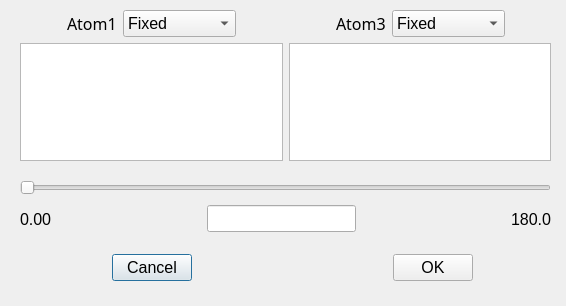
<?xml version="1.0" encoding="UTF-8"?>
<ui version="4.0">
 <class>Dialog_angle</class>
 <widget class="QDialog" name="Dialog_angle">
  <property name="geometry">
   <rect>
    <x>0</x>
    <y>0</y>
    <width>566</width>
    <height>306</height>
   </rect>
  </property>
  <property name="windowTitle">
   <string>Dialog</string>
  </property>
  <widget class="QWidget" name="layoutWidget">
   <property name="geometry">
    <rect>
     <x>112</x>
     <y>251</y>
     <width>361</width>
     <height>34</height>
    </rect>
   </property>
   <layout class="QHBoxLayout" name="horizontalLayout">
    <item>
     <widget class="QPushButton" name="pushButton_cancel">
      <property name="font">
       <font>
        <pointsize>12</pointsize>
       </font>
      </property>
      <property name="text">
       <string>Cancel</string>
      </property>
     </widget>
    </item>
    <item>
     <spacer>
      <property name="orientation">
       <enum>Qt::Horizontal</enum>
      </property>
      <property name="sizeHint" stdset="0">
       <size>
        <width>40</width>
        <height>20</height>
       </size>
      </property>
     </spacer>
    </item>
    <item>
     <widget class="QPushButton" name="pushButton_ok">
      <property name="font">
       <font>
        <pointsize>12</pointsize>
       </font>
      </property>
      <property name="text">
       <string>OK</string>
      </property>
     </widget>
    </item>
   </layout>
  </widget>
  <widget class="QWidget" name="layoutWidget">
   <property name="geometry">
    <rect>
     <x>20</x>
     <y>180</y>
     <width>531</width>
     <height>57</height>
    </rect>
   </property>
   <layout class="QVBoxLayout" name="verticalLayout_3">
    <item>
     <widget class="QSlider" name="horizontalSlider">
      <property name="orientation">
       <enum>Qt::Horizontal</enum>
      </property>
     </widget>
    </item>
    <item>
     <layout class="QHBoxLayout" name="_10">
      <item>
       <widget class="QLabel" name="label21">
        <property name="font">
         <font>
          <pointsize>12</pointsize>
         </font>
        </property>
        <property name="text">
         <string>0.00</string>
        </property>
       </widget>
      </item>
      <item>
       <spacer>
        <property name="orientation">
         <enum>Qt::Horizontal</enum>
        </property>
        <property name="sizeHint" stdset="0">
         <size>
          <width>40</width>
          <height>20</height>
         </size>
        </property>
       </spacer>
      </item>
      <item>
       <widget class="QLineEdit" name="lineEdit">
        <property name="maximumSize">
         <size>
          <width>200</width>
          <height>16777215</height>
         </size>
        </property>
        <property name="font">
         <font>
          <pointsize>12</pointsize>
         </font>
        </property>
       </widget>
      </item>
      <item>
       <spacer>
        <property name="orientation">
         <enum>Qt::Horizontal</enum>
        </property>
        <property name="sizeHint" stdset="0">
         <size>
          <width>40</width>
          <height>20</height>
         </size>
        </property>
       </spacer>
      </item>
      <item>
       <widget class="QLabel" name="label22">
        <property name="font">
         <font>
          <pointsize>12</pointsize>
         </font>
        </property>
        <property name="text">
         <string>180.0</string>
        </property>
       </widget>
      </item>
     </layout>
    </item>
   </layout>
  </widget>
  <widget class="QWidget" name="layoutWidget">
   <property name="geometry">
    <rect>
     <x>20</x>
     <y>10</y>
     <width>531</width>
     <height>151</height>
    </rect>
   </property>
   <layout class="QHBoxLayout" name="horizontalLayout_2">
    <item>
     <layout class="QVBoxLayout" name="verticalLayout_2">
      <item>
       <layout class="QHBoxLayout" name="horizontalLayout_6">
        <item>
         <spacer name="horizontalSpacer_6">
          <property name="orientation">
           <enum>Qt::Horizontal</enum>
          </property>
          <property name="sizeHint" stdset="0">
           <size>
            <width>40</width>
            <height>20</height>
           </size>
          </property>
         </spacer>
        </item>
        <item>
         <widget class="QLabel" name="label1">
          <property name="font">
           <font>
            <family>Sans Serif</family>
            <pointsize>12</pointsize>
           </font>
          </property>
          <property name="text">
           <string>Atom1</string>
          </property>
         </widget>
        </item>
        <item>
         <widget class="QComboBox" name="comboBox1">
          <property name="font">
           <font>
            <pointsize>12</pointsize>
           </font>
          </property>
          <item>
           <property name="text">
            <string>Fixed</string>
           </property>
          </item>
          <item>
           <property name="text">
            <string>Move atom</string>
           </property>
          </item>
          <item>
           <property name="text">
            <string>Move group</string>
           </property>
          </item>
         </widget>
        </item>
        <item>
         <spacer name="horizontalSpacer_7">
          <property name="orientation">
           <enum>Qt::Horizontal</enum>
          </property>
          <property name="sizeHint" stdset="0">
           <size>
            <width>40</width>
            <height>20</height>
           </size>
          </property>
         </spacer>
        </item>
       </layout>
      </item>
      <item>
       <widget class="QPlainTextEdit" name="textEdit1"/>
      </item>
     </layout>
    </item>
    <item>
     <layout class="QVBoxLayout" name="verticalLayout">
      <item>
       <layout class="QHBoxLayout" name="horizontalLayout_5">
        <item>
         <spacer name="horizontalSpacer_4">
          <property name="orientation">
           <enum>Qt::Horizontal</enum>
          </property>
          <property name="sizeHint" stdset="0">
           <size>
            <width>40</width>
            <height>20</height>
           </size>
          </property>
         </spacer>
        </item>
        <item>
         <widget class="QLabel" name="label2">
          <property name="font">
           <font>
            <family>Sans Serif</family>
            <pointsize>12</pointsize>
           </font>
          </property>
          <property name="text">
           <string>Atom3</string>
          </property>
         </widget>
        </item>
        <item>
         <widget class="QComboBox" name="comboBox2">
          <property name="font">
           <font>
            <pointsize>12</pointsize>
           </font>
          </property>
          <item>
           <property name="text">
            <string>Fixed</string>
           </property>
          </item>
          <item>
           <property name="text">
            <string>Move atom</string>
           </property>
          </item>
          <item>
           <property name="text">
            <string>Move group</string>
           </property>
          </item>
         </widget>
        </item>
        <item>
         <spacer name="horizontalSpacer_5">
          <property name="orientation">
           <enum>Qt::Horizontal</enum>
          </property>
          <property name="sizeHint" stdset="0">
           <size>
            <width>40</width>
            <height>20</height>
           </size>
          </property>
         </spacer>
        </item>
       </layout>
      </item>
      <item>
       <widget class="QPlainTextEdit" name="textEdit2"/>
      </item>
     </layout>
    </item>
   </layout>
  </widget>
 </widget>
 <resources/>
 <connections/>
</ui>
